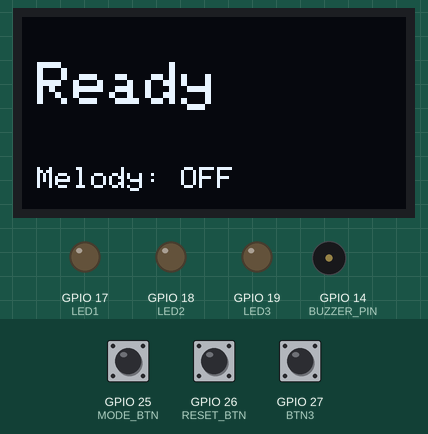
This program was run on a simulated ESP32. Shown: 128×64 one-colour display, output pins drawn as LEDs (lit = HIGH), buzzer (waves = sounding). Dashed ring = blinking. The inputs (shaded band) are chosen by the test bench; at power-on: GPIO 25 (MODE_BTN) HIGH, GPIO 27 (BTN3) HIGH, GPIO 26 (RESET_BTN) HIGH. What the program prints to the serial monitor is not drawn.

Above: at 1.2 s.
1.3 s: GPIO 25 (MODE_BTN) pulled LOW for 0.15 s
At 1.65 s:
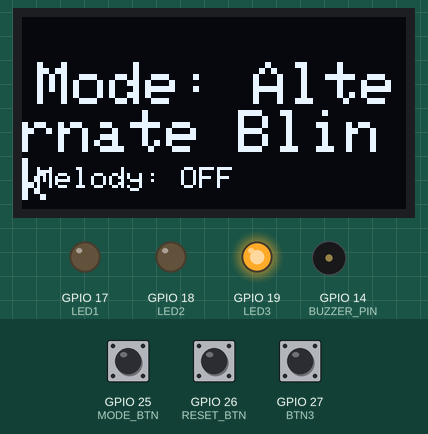
2.0 s: GPIO 27 (BTN3) pulled LOW for 0.15 s
At 4.0 s:
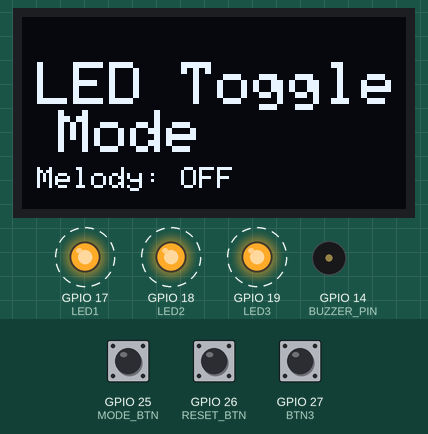
5.1 s: GPIO 26 (RESET_BTN) pulled LOW for 0.15 s
At 6.3 s:
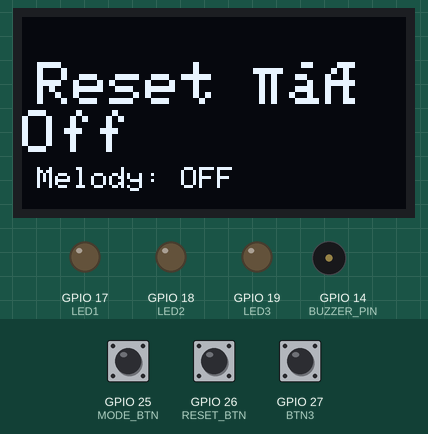
6.7 s: GPIO 27 (BTN3) pulled LOW for 3.2 s
At 10.6 s:
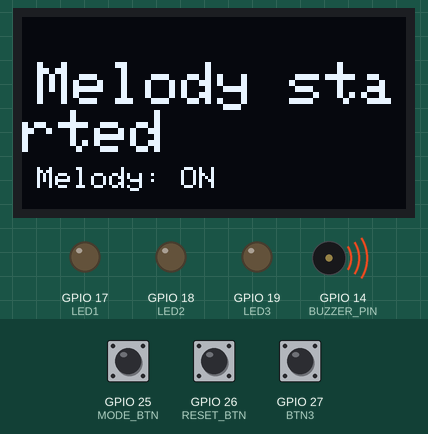
11.4 s: GPIO 25 (MODE_BTN) pulled LOW for 1 s
At 12.3 s:
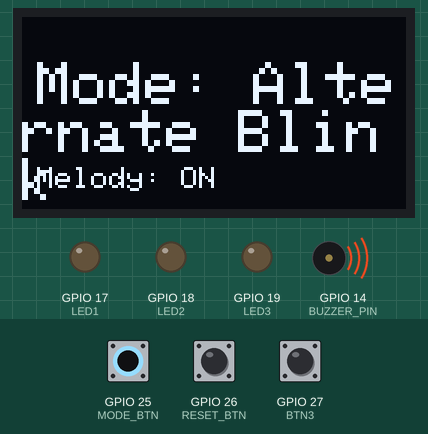
13.9 s: GPIO 25 (MODE_BTN) pulled LOW for 0.15 s
At 14.2 s:
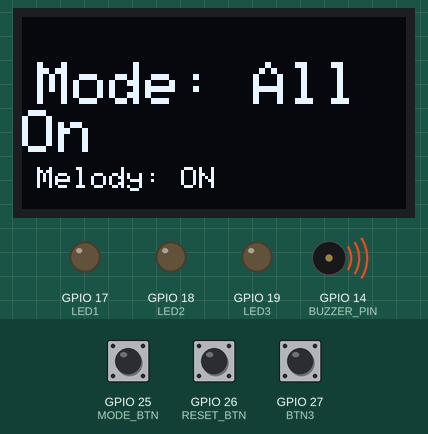
Timing chart, 0 to 16.5 s (numbered marks = the images above; inputs shaded):
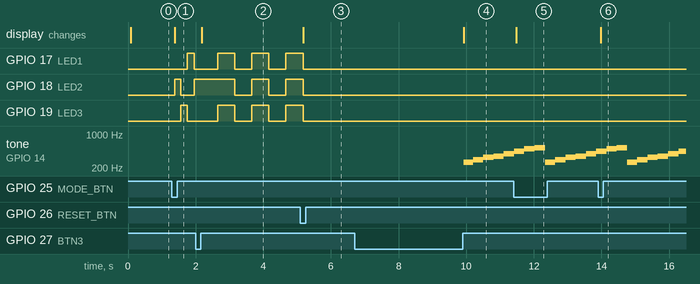

The program:

main.cpp
```cpp
// ESP32: LED Modes + Reset + BTN3 short/long behavior (melody loops / LED toggle)
// LEDs: 17,18,19 | Mode Btn:25 | Reset Btn:26 | BTN3:27 | Buzzer:14 | OLED I2C (21,22)

#include <Arduino.h>
#include <Wire.h>
#include <Adafruit_GFX.h>
#include <Adafruit_SSD1306.h>

// ---------------- OLED ----------------
#define SCREEN_WIDTH 128
#define SCREEN_HEIGHT 64
#define OLED_ADDR 0x3C
Adafruit_SSD1306 display(SCREEN_WIDTH, SCREEN_HEIGHT, &Wire, -1);

// ---------------- Pins ----------------
#define LED1 17
#define LED2 18
#define LED3 19
#define MODE_BTN 25
#define RESET_BTN 26
#define BTN3 27
#define BUZZER_PIN 14

// ---------------- PWM channels ----------------
const uint8_t PWM1 = 0;
const uint8_t PWM2 = 1;
const uint8_t PWM3 = 2;
const uint8_t PWM_BUZ = 3; // buzzer channel for ledcWriteTone

// ---------------- Constants ----------------
const uint32_t DEBOUNCE_US  = 50000; // 50 ms
const uint32_t LONGPRESS_MS = 1500;  // 1.5 s
const uint32_t LED_TOGGLE_MS = 500;  // LED toggle interval when BTN3 short pressed
const uint32_t MELODY_NOTE_MS = 300; // per-note time

// ---------------- Debounce timers ----------------
hw_timer_t *debounceTimer1 = nullptr;
hw_timer_t *debounceTimer2 = nullptr;
hw_timer_t *debounceTimer3 = nullptr;

// ---------------- Volatile flags (ISR-safe) ----------------
volatile bool debounceActive1 = false;
volatile bool debounceActive2 = false;
volatile bool debounceActive3 = false;

volatile bool modeButtonEvent = false;
volatile bool resetButtonEvent = false;
volatile bool btn3DebouncedEvent = false; // set when BTN3 confirmed pressed (after debounce)

// ---------------- Application state ----------------
int mode = 0; // 0: All Off, 1: Alternate Blink, 2: All On, 3: PWM Fade
const char *modeNames[] = {"All Off", "Alternate Blink", "All On", "PWM Fade"};

// Melody
int melody[] = {262, 294, 330, 349, 392, 440, 494, 523};
const size_t melodyLen = sizeof(melody) / sizeof(melody[0]);
bool melodyPlaying = false;
size_t melodyIndex = 0;
unsigned long lastNoteMillis = 0;

// BTN3 press tracking (non-ISR)
bool waitingForBtn3Release = false;
unsigned long btn3PressStart = 0;

// LED toggle mode (activated by BTN3 short press)
bool ledToggleActive = false;
bool ledsStateOn = false;
unsigned long lastLedToggleMillis = 0;

// ---------------- ISR: debounce timers ----------------
void IRAM_ATTR onDebounceTimer1() {
  if (digitalRead(MODE_BTN) == LOW) modeButtonEvent = true;
  debounceActive1 = false;
}

void IRAM_ATTR onDebounceTimer2() {
  if (digitalRead(RESET_BTN) == LOW) resetButtonEvent = true;
  debounceActive2 = false;
}

void IRAM_ATTR onDebounceTimer3() {
  if (digitalRead(BTN3) == LOW) btn3DebouncedEvent = true;
  debounceActive3 = false;
}

// ---------------- ISR: button falling-edge handlers (start debounce) ----------------
void IRAM_ATTR onModeButtonISR() {
  if (!debounceActive1) {
    debounceActive1 = true;
    timerWrite(debounceTimer1, 0);
    timerAlarmWrite(debounceTimer1, DEBOUNCE_US, false);
    timerAlarmEnable(debounceTimer1);
  }
}

void IRAM_ATTR onResetButtonISR() {
  if (!debounceActive2) {
    debounceActive2 = true;
    timerWrite(debounceTimer2, 0);
    timerAlarmWrite(debounceTimer2, DEBOUNCE_US, false);
    timerAlarmEnable(debounceTimer2);
  }
}

void IRAM_ATTR onBtn3ISR() {
  if (!debounceActive3) {
    debounceActive3 = true;
    timerWrite(debounceTimer3, 0);
    timerAlarmWrite(debounceTimer3, DEBOUNCE_US, false);
    timerAlarmEnable(debounceTimer3);
  }
}

// ---------------- Helper: OLED ----------------
void showModeOnOLED(const String &msg) {
  display.clearDisplay();
  display.setTextSize(2);
  display.setTextColor(SSD1306_WHITE);
  display.setCursor(5, 15);
  display.print(msg);
  display.setTextSize(1);
  display.setCursor(5, 50);
  display.print(melodyPlaying ? "Melody: ON" : "Melody: OFF");
  display.display();
  Serial.println(msg);
}

// ---------------- Helper: set all leds ----------------
void setAllLEDs(uint8_t v) {
  ledcWrite(PWM1, v);
  ledcWrite(PWM2, v);
  ledcWrite(PWM3, v);
}

// perform one quick alternate cycle (used previously; not used for continuous toggle)
void performAlternateOnce() {
  ledcWrite(PWM1, 255);
  ledcWrite(PWM2, 0);
  ledcWrite(PWM3, 0);
  delay(180);
  ledcWrite(PWM1, 0);
  ledcWrite(PWM2, 255);
  ledcWrite(PWM3, 0);
  delay(180);
  ledcWrite(PWM1, 0);
  ledcWrite(PWM2, 0);
  ledcWrite(PWM3, 255);
  delay(180);
}

// ---------------- Setup ----------------
void setup() {
  Serial.begin(115200);

  // OLED init
  if (!display.begin(SSD1306_SWITCHCAPVCC, OLED_ADDR)) {
    Serial.println("OLED not found!");
    while (true) delay(10);
  }
  display.clearDisplay();
  display.display();

  // Pins
  pinMode(MODE_BTN, INPUT_PULLUP);
  pinMode(RESET_BTN, INPUT_PULLUP);
  pinMode(BTN3, INPUT_PULLUP);
  pinMode(BUZZER_PIN, OUTPUT);

  // PWM (LEDs) - channels for LEDs
  ledcSetup(PWM1, 5000, 8);
  ledcSetup(PWM2, 5000, 8);
  ledcSetup(PWM3, 5000, 8);
  ledcAttachPin(LED1, PWM1);
  ledcAttachPin(LED2, PWM2);
  ledcAttachPin(LED3, PWM3);

  // Buzzer channel for ledcWriteTone
  ledcSetup(PWM_BUZ, 2000, 8); // initial freq ignored by ledcWriteTone
  ledcAttachPin(BUZZER_PIN, PWM_BUZ);

  // Debounce timers (prescaler 80 → 1 µs tick)
  debounceTimer1 = timerBegin(0, 80, true);
  debounceTimer2 = timerBegin(1, 80, true);
  debounceTimer3 = timerBegin(2, 80, true);

  timerAttachInterrupt(debounceTimer1, &onDebounceTimer1, true);
  timerAttachInterrupt(debounceTimer2, &onDebounceTimer2, true);
  timerAttachInterrupt(debounceTimer3, &onDebounceTimer3, true);

  timerAlarmDisable(debounceTimer1);
  timerAlarmDisable(debounceTimer2);
  timerAlarmDisable(debounceTimer3);

  // Attach falling-edge ISRs to start debounce
  attachInterrupt(digitalPinToInterrupt(MODE_BTN), onModeButtonISR, FALLING);
  attachInterrupt(digitalPinToInterrupt(RESET_BTN), onResetButtonISR, FALLING);
  attachInterrupt(digitalPinToInterrupt(BTN3), onBtn3ISR, FALLING);

  // Initial state
  setAllLEDs(0);
  showModeOnOLED("Ready");
}

// ---------------- Main loop ----------------
void loop() {
  unsigned long now = millis();

  // --- Handle mode button event (confirmed by debounce timer) ---
  if (modeButtonEvent) {
    modeButtonEvent = false;
    // pressing mode or reset cancels LED-toggle-mode
    ledToggleActive = false;
    melodyPlaying = melodyPlaying; // leave melody intact per your spec (only BTN3 short stops melody)
    mode = (mode + 1) % 4;
    showModeOnOLED(String("Mode: ") + modeNames[mode]);
  }

  // --- Handle reset button event ---
  if (resetButtonEvent) {
    resetButtonEvent = false;
    ledToggleActive = false; // stop LED toggle mode
    mode = 0;
    showModeOnOLED("Reset → Off");
  }

  // --- Handle BTN3 debounced event: start tracking press duration (non-blocking) ---
  if (btn3DebouncedEvent && !waitingForBtn3Release) {
    // confirmed falling edge after debounce: start measuring until release
    btn3DebouncedEvent = false;
    waitingForBtn3Release = true;
    btn3PressStart = millis();
    // do not decide yet; wait for release
  }

  // --- If waiting for BTN3 release, check release and take action ---
  if (waitingForBtn3Release) {
    if (digitalRead(BTN3) == HIGH) {
      // released: determine press length
      unsigned long pressDuration = millis() - btn3PressStart;
      waitingForBtn3Release = false;

      if (pressDuration >= LONGPRESS_MS) {
        // Long press -> start melody loop (plays forever until short press on BTN3)
        if (!melodyPlaying) {
          melodyPlaying = true;
          melodyIndex = 0;
          lastNoteMillis = 0;
          showModeOnOLED("Melody started");
          Serial.println("Melody started (long press)");
        } else {
          // if already playing (edge-case), keep playing
          Serial.println("Melody already playing");
        }
      } else {
        // Short press -> stop melody (if playing) and start LED toggling forever
        if (melodyPlaying) {
          melodyPlaying = false;
          ledcWriteTone(PWM_BUZ, 0); // stop buzzer
          Serial.println("Melody stopped by short press");
        }
        // Start LED toggle mode (continues until MODE or RESET pressed)
        ledToggleActive = true;
        ledsStateOn = false; // will toggle soon
        lastLedToggleMillis = millis();
        showModeOnOLED("LED Toggle Mode");
        Serial.println("LED Toggle Mode started (short press)");
      }
    }
    // else still pressed -> wait for release
  }

  // --- If ledToggleActive then perform toggling (overrides normal mode behavior) ---
  if (ledToggleActive) {
    if (now - lastLedToggleMillis >= LED_TOGGLE_MS) {
      ledsStateOn = !ledsStateOn;
      setAllLEDs(ledsStateOn ? 255 : 0);
      lastLedToggleMillis = now;
    }
    // while in LED toggle mode we skip the normal "mode" behavior
  } else if (!melodyPlaying) {
    // --- Normal mode behavior (only when not playing melody and not in led-toggle) ---
    static unsigned long lastAltStep = 0;
    static int altState = 0;

    switch (mode) {
      case 0: // All Off
        setAllLEDs(0);
        break;

      case 1: // Alternate Blink (continuous)
        if (now - lastAltStep >= 200) {
          altState = (altState + 1) % 3;
          ledcWrite(PWM1, (altState == 0) ? 255 : 0);
          ledcWrite(PWM2, (altState == 1) ? 255 : 0);
          ledcWrite(PWM3, (altState == 2) ? 255 : 0);
          lastAltStep = now;
        }
        break;

      case 2: // All On
        setAllLEDs(255);
        break;

      case 3: // PWM Fade
        static int brightness = 0;
        static int dir = 4;
        // step every 15 ms approximately
        static unsigned long lastFadeStep = 0;
        if (now - lastFadeStep >= 15) {
          brightness += dir;
          if (brightness <= 0) { brightness = 0; dir = -dir; }
          if (brightness >= 255) { brightness = 255; dir = -dir; }
          ledcWrite(PWM1, brightness);
          ledcWrite(PWM2, brightness);
          ledcWrite(PWM3, brightness);
          lastFadeStep = now;
        }
        break;
    }
  }
  // if melodyPlaying is true, we skip the normal mode behavior above

  // --- Melody playback when melodyPlaying is true ---
  if (melodyPlaying) {
    if (now - lastNoteMillis >= MELODY_NOTE_MS) {
      // play the next note
      int freq = melody[melodyIndex];
      ledcWriteTone(PWM_BUZ, freq); // start tone at specified frequency
      melodyIndex = (melodyIndex + 1) % melodyLen;
      lastNoteMillis = now;
    }
  } else {
    // ensure buzzer is off
    ledcWriteTone(PWM_BUZ, 0);
  }

  // Small yield
  delay(5);
}
```

Measured:
- after the input at 1.3 s, GPIO 17 (LED1): LOW → HIGH after 0.46 s, → LOW 0.20 s later; GPIO 18 (LED2): LOW → HIGH after 0.08 s, → LOW 0.18 s later, → HIGH 0.40 s later; GPIO 19 (LED3): LOW → HIGH after 0.26 s, → LOW 0.20 s later; the display: changes after 0.08 s (image 1)
- after the input at 2.0 s, GPIO 17 (LED1), GPIO 19 (LED3): alternates HIGH for 0.50 s and LOW for 0.50 s, starting after 0.65 s; GPIO 18 (LED2): alternates HIGH for 0.50 s and LOW for 0.50 s, starting after 1.2 s; the display: changes after 0.18 s (image 2)
- after the input at 5.1 s, GPIO 17 (LED1), GPIO 18 (LED2), GPIO 19 (LED3): goes on until 5.2 s, then stays LOW; the display: changes after 0.08 s (image 3)
- after the input at 6.7 s, tone on GPIO 14 (BUZZER_PIN): plays 262 Hz for 0.28 s, 294 Hz for 0.30 s, 330 Hz for 0.30 s, 349 Hz for 0.30 s, 392 Hz for 0.28 s, starting after 3.2 s; the display: changes after 3.2 s (image 4)
- after the input at 11.4 s, the display: changes after 0.08 s (image 5)
- after the input at 13.9 s, the display: changes after 0.08 s (image 6)
